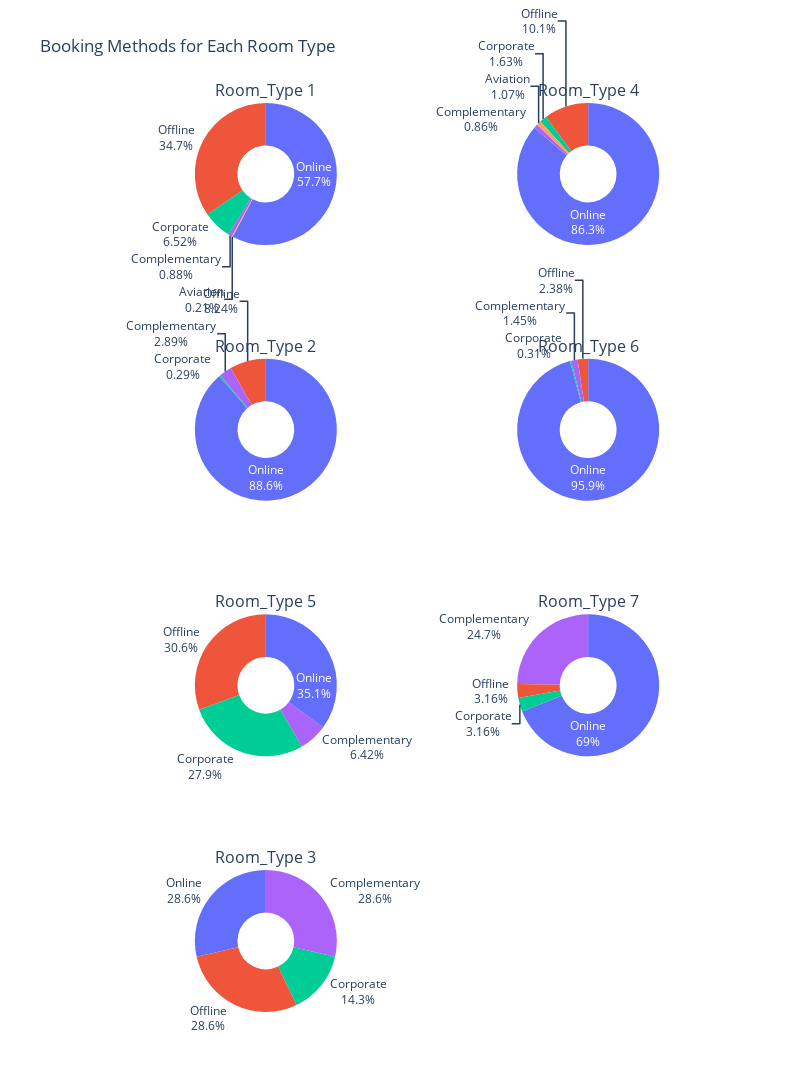

Here is the notebook cell this chart was saved with:
### Markdown cell above
### 7. Since, Room Type 1 is more well performing, let's check the mode in which booking is done to find out why people opt for that specific type

### Code cell
room_types = df['room_type_reserved'].unique()
num_rooms = len(room_types)
rows = int(np.ceil(num_rooms / 2))
cols = 2

fig = sp.make_subplots(rows=rows, cols=cols, 
                       specs=[[{'type': 'domain'}, {'type': 'domain'}]] * rows, 
                       subplot_titles=room_types)

row, col = 1, 1

for room in room_types:
    room_df = df[df['room_type_reserved'] == room]
    booking_counts = room_df['market_segment_type'].value_counts(normalize=True).reset_index()
    booking_counts.columns = ['Booking Method', 'Percentage']
    booking_counts["Percentage"] = (booking_counts["Percentage"] * 100).round(2)

    fig.add_trace(go.Pie(labels=booking_counts['Booking Method'], 
                         values=booking_counts['Percentage'], 
                         hole=0.4,
                         textinfo='label+percent',
                         insidetextorientation='horizontal'), 
                  row=row, col=col)

    col += 1
    if col > cols:
        row += 1
        col = 1

fig.update_layout(title_text="Booking Methods for Each Room Type", 
                  showlegend=False, 
                  height=rows * 350, 
                  width=800)

fig.show()

### Figure 1 — Plotly figure (JSON) as saved in the notebook; plotly's stock layout.template omitted (floating-point values rounded to 4 significant figures)
{"data": [{"domain": {"x": [0, 0.45], "y": [0.8438, 1]}, "hole": 0.4, "insidetextorientation": "horizontal", "labels": ["Online", "Offline", "Corporate", "Complementary", "Aviation"], "textinfo": "label+percent", "type": "pie", "values": [57.74, 34.65, 6.52, 0.88, 0.21]}, {"domain": {"x": [0.55, 1], "y": [0.8438, 1]}, "hole": 0.4, "insidetextorientation": "horizontal", "labels": ["Online", "Offline", "Corporate", "Aviation", "Complementary"], "textinfo": "label+percent", "type": "pie", "values": [86.31, 10.12, 1.63, 1.07, 0.86]}, {"domain": {"x": [0, 0.45], "y": [0.5625, 0.7188]}, "hole": 0.4, "insidetextorientation": "horizontal", "labels": ["Online", "Offline", "Complementary", "Corporate"], "textinfo": "label+percent", "type": "pie", "values": [88.58, 8.24, 2.89, 0.29]}, {"domain": {"x": [0.55, 1], "y": [0.5625, 0.7188]}, "hole": 0.4, "insidetextorientation": "horizontal", "labels": ["Online", "Offline", "Complementary", "Corporate"], "textinfo": "label+percent", "type": "pie", "values": [95.86, 2.38, 1.45, 0.31]}, {"domain": {"x": [0, 0.45], "y": [0.2812, 0.4375]}, "hole": 0.4, "insidetextorientation": "horizontal", "labels": ["Online", "Offline", "Corporate", "Complementary"], "textinfo": "label+percent", "type": "pie", "values": [35.09, 30.57, 27.92, 6.42]}, {"domain": {"x": [0.55, 1], "y": [0.2812, 0.4375]}, "hole": 0.4, "insidetextorientation": "horizontal", "labels": ["Online", "Complementary", "Offline", "Corporate"], "textinfo": "label+percent", "type": "pie", "values": [68.99, 24.68, 3.16, 3.16]}, {"domain": {"x": [0, 0.45], "y": [0, 0.1562]}, "hole": 0.4, "insidetextorientation": "horizontal", "labels": ["Complementary", "Online", "Offline", "Corporate"], "textinfo": "label+percent", "type": "pie", "values": [28.57, 28.57, 28.57, 14.29]}], "layout": {"annotations": [{"font": {"size": 16}, "showarrow": false, "text": "Room_Type 1", "x": 0.225, "xanchor": "center", "xref": "paper", "y": 1, "yanchor": "bottom", "yref": "paper"}, {"font": {"size": 16}, "showarrow": false, "text": "Room_Type 4", "x": 0.775, "xanchor": "center", "xref": "paper", "y": 1, "yanchor": "bottom", "yref": "paper"}, {"font": {"size": 16}, "showarrow": false, "text": "Room_Type 2", "x": 0.225, "xanchor": "center", "xref": "paper", "y": 0.7188, "yanchor": "bottom", "yref": "paper"}, {"font": {"size": 16}, "showarrow": false, "text": "Room_Type 6", "x": 0.775, "xanchor": "center", "xref": "paper", "y": 0.7188, "yanchor": "bottom", "yref": "paper"}, {"font": {"size": 16}, "showarrow": false, "text": "Room_Type 5", "x": 0.225, "xanchor": "center", "xref": "paper", "y": 0.4375, "yanchor": "bottom", "yref": "paper"}, {"font": {"size": 16}, "showarrow": false, "text": "Room_Type 7", "x": 0.775, "xanchor": "center", "xref": "paper", "y": 0.4375, "yanchor": "bottom", "yref": "paper"}, {"font": {"size": 16}, "showarrow": false, "text": "Room_Type 3", "x": 0.225, "xanchor": "center", "xref": "paper", "y": 0.1562, "yanchor": "bottom", "yref": "paper"}], "height": 1400, "showlegend": false, "title": {"text": "Booking Methods for Each Room Type"}, "width": 800}}
